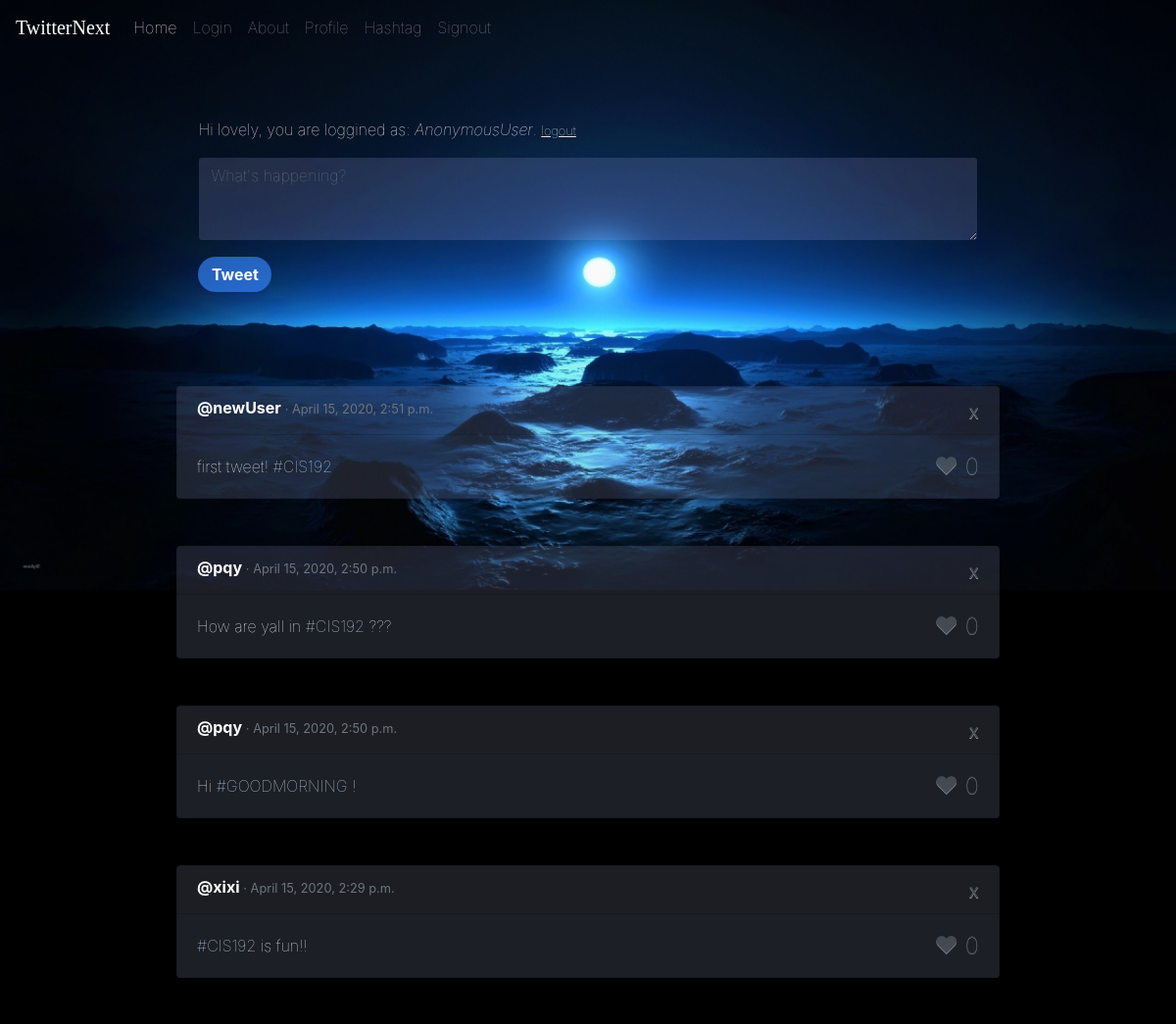
Before: /home/ (upper part) with the older database file.
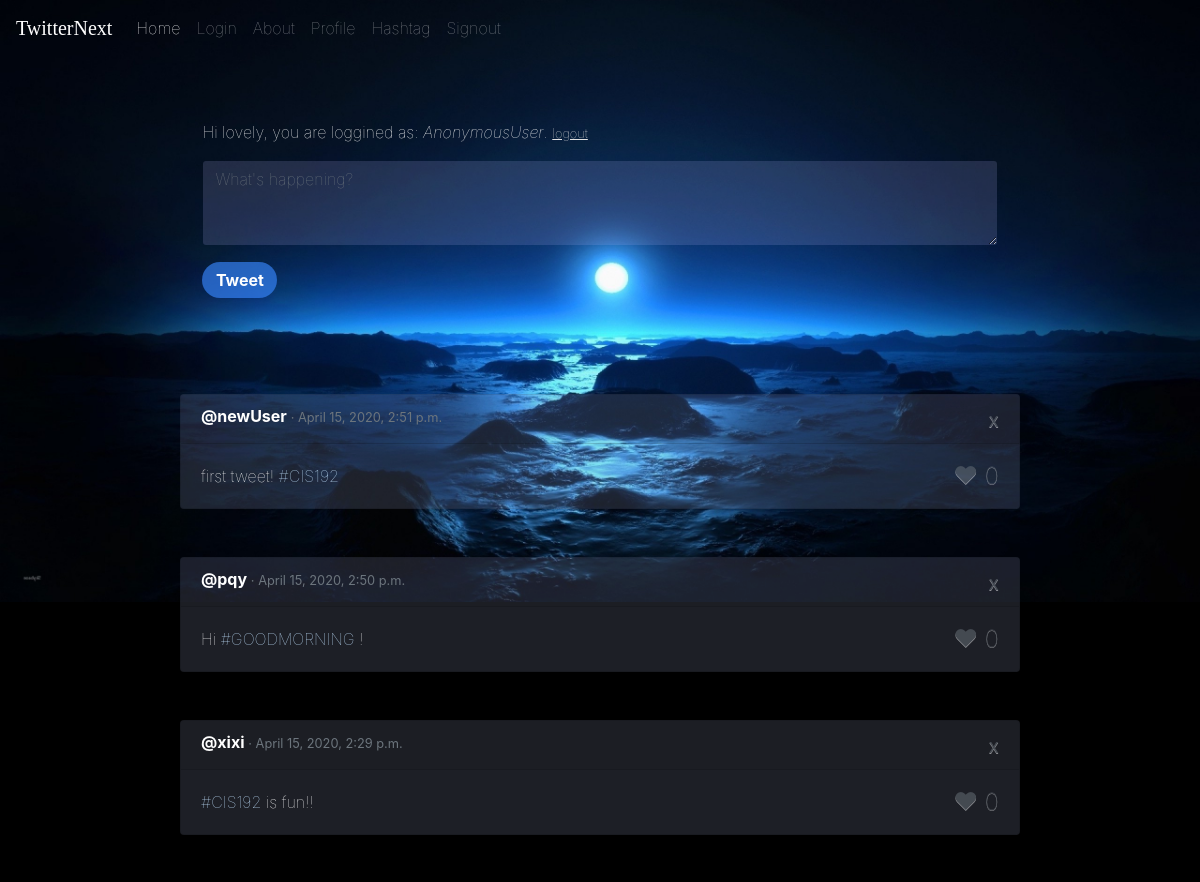
After: the same page with the newer database file.
### core/models.py (models this page shows, shortened)
class Tweet(models.Model):
    body = models.CharField(max_length=280)
    created_at = models.DateTimeField(auto_now=True)
    author = models.ForeignKey(User, on_delete=models.DO_NOTHING)
    likes = models.ManyToManyField(User, related_name='likes')
    parsed = models.ManyToManyField('TextPair')

class TextPair(models.Model):
    text = models.CharField(max_length=280)
    isHash = models.BooleanField()
    belongTo = models.ForeignKey('Tweet', on_delete=models.CASCADE, null=True)

### core/views.py (the view, shortened to what this page needs)
# urls.py: 2. Add a URL to urlpatterns:  path('', views.home, name='home')
def home(request):
    tweets = Tweet.objects.order_by("created_at").reverse()
    return render(request, "home.html", {"tweets": tweets, "user": request.user, "valid": True})

### core/templates/home.html (shortened to what this page needs)
<!DOCTYPE html>
<html lang="en">
  <head>
    <link rel="stylesheet" href="https://stackpath.bootstrapcdn.com/bootstrap/4.4.1/css/bootstrap.min.css"
>
    {% load static %}
    <link rel="stylesheet" type="text/css" href="{% static 'new.css' %}">
  </head>
  <body class="black">
    <nav class="navbar navbar-expand-lg navbar-dark bg-transparent">
      <a class="navbar-brand active" href="/home">TwitterNext</a>
      <div class="collapse navbar-collapse" id="navbarSupportedContent">
        <ul class="navbar-nav mr-auto">
          <li class="nav-item active">
            <a class="nav-link" href="/home">
              Home <span class="sr-only">(current)</span></a>
          </li>
          <li class="nav-item">
            <a class="nav-link" href="/login">Login</a>
          </li>
          <li class="nav-item">
            <a class="nav-link" href="/about">About</a>
          </li>
          <li class="nav-item">
            <a class="nav-link" href="/profile">Profile</a>
          </li>
          <li class="nav-item">
            <a class="nav-link" href="/hashtagAll">Hashtag</a>
          </li>
          <li class="nav-item">
            <a class="nav-link" href="/signout">Signout</a>
          </li>
        </ul>
      </div>
    </nav>
    <div class="jumbotron bg-transparent">
      <div class="mx-auto dark" style="width: 70%; border-radius: 0px;">
        <p>
          Hi lovely, you are loggined as: <em>{{user}}</em>. <a href="/signout" ;"><small><u>logout</u></small></a>
          <br>
        </p>
        <form method="POST" action="/home/">
          <div class="mr-auto pull-right">
            <div class="form-group  pull-right">
              <textarea name="body" class="form-control" placeholder="What's happening?" rows="3" style="background-color: rgba(187, 188, 255, 0.164);
            border-color: transparent;"></textarea>
            </div>
            <button type="submit" formmethod="post" class="btn btn-info" style="background-color: #3988ffa4;
                 border-width: 0px;
                 border-radius: 24px;
                 min-width: 75px;"> <strong>Tweet</strong> </button>
          </div>
        </form>
      </div>
    </div>
    {% for tweet in tweets %}
    <div class="card mx-auto text-white bg-dark mb-5" style="width: 70%">
      <h6 class="card-header font-weight-light mb-0 align-text-bottom">
        <b class="font-weight-bold">@{{tweet.author}} </b><small class="text-muted"> · {{tweet.created_at}}</small>
        <a class="close text-muted" href="/delete?id={{tweet.id}}"><small>x</small></a>
      </h6>
      <div class="card-body">
        <p class="card-text">
          {% for element in tweet.parsed.all %}
          {% if element.isHash %}
          <a href="/hashtag?name={{element.text|slice:'1:'}}" type="hashtag">{{element.text}}</a>
          {% else %}
          {{element.text}}
          {% endif %}
          {%endfor%}
          {% if user in tweet.likes.all %}
          <a class="close text-white" href="/like?id={{tweet.id}}" onclick="location.reload()">♥ <smaller>
              {{tweet.likes.count}}</smaller></a></p>
        {% else %}
        <a class="text-muted close" href="/like?id={{tweet.id}}" onclick="location.reload()">♥ <smaller>
            {{tweet.likes.count}}</smaller></a></p>
        {% endif %}
      </div>
    </div>
    {%endfor%}
  </body>
</html>

### core/static/new.css (style rules this page uses)
.black { background-image: url("m1.jpg"); background-size: 100%; background-repeat: no-repeat; background-color: black; }
p { color: white !important; opacity: 100%; font-weight: 100 !important; }
u { color: rgb(226, 226, 226) !important; opacity: 100%; font-weight: 100 !important; }
small { text-align: right; }
a[type="hashtag"] { color: rgb(194, 226, 255) !important; font-weight: 100; }
a { font-weight: 100 !important; }
.card { background-color: rgba(194, 208, 255, 0.15) !important; }
.form-control:valid { color: white !important; font-weight: 100; }
a.navbar-brand { font-family: 'Megrim', cursive !important; font-stretch: narrower !important; }

Changed rows visible on the page:
removed Tweet: author "pqy", created_at "April 15, 2020, 2:50 p.m.", likes.count "0"
removed TextPair: text "How are yall in", shown under "pqy"
removed TextPair: text "#CIS192", shown under "pqy"
removed TextPair: text "???", shown under "pqy"
